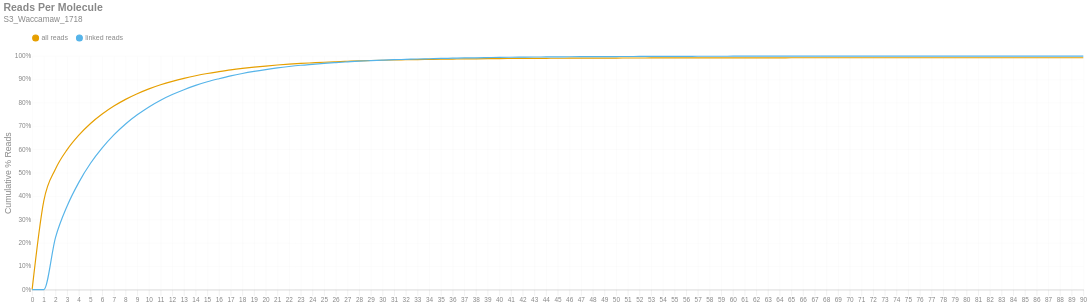

This figure's notebook cell:
### Markdown cell above
### Reads per Molecule
This chart shows the cumulative distribution of the number of reads per linked molecule. That is, how many alignments are associated with a unique molecule. This excludes the number of reads associated with invalid or absent linked-read barcodes. The `linked` histogram is the percentages recalculated when disregarding singletons.

### Code cell
if SKIPLR:
    print_html(f"Skipped")
else:
    counts = np.bincount(valids['reads'].cast(pl.Int64).to_numpy())
    weighted = counts * np.arange(len(counts))
    all_perc = weighted / n_reads
    linked_perc = weighted / n_linked_reads
    linked_perc[1] = 0
    binned_df = pl.DataFrame({
        'readsper': list(range(len(counts))),
        'all reads (cumsum)': np.cumsum(all_perc).tolist(),
        'linked reads (cumsum)': np.cumsum(linked_perc).tolist(),
    })

    with SafeRender(binned_df):
        (
            density_plot(binned_df, 'Reads Per Molecule', samplename, 'readspmol')
            .encode(
                x=alt.X('readsper:O', title=None).axis(labelAngle=0).scale(padding=0),
                y=alt.Y('value:Q', title='Cumulative % Reads').axis(format='%').stack(False),
                color=alt.Color("key:N").scale(domain=["all reads", "linked reads"]),
                tooltip=[
                    alt.Tooltip("key:N", title="Data Type"),
                    alt.Tooltip("readsper:O", title="Reads Per Molecule"),
                    alt.Tooltip("value:Q", format=".2%", title="% Reads (Cum.)")
                ]            
            )
        ).display()

### Figure 1 — Vega-Lite specification as saved in the notebook (floating-point values rounded to 4 significant figures)
{"width": "container", "height": 400, "config": {"title": {"anchor": "start", "dy": -15, "fontSize": 18, "color": "#888888", "subtitleColor": "#888888", "subtitleFontSize": 14}, "arc": {"fill": "#0072B2"}, "axis": {"domainColor": "#888888", "domainWidth": 0.5, "gridWidth": 0.2, "grid": false, "titleFontWeight": 400, "titleFontSize": 15, "labelFontSize": 11, "labelColor": "#888888", "tickColor": "#888888", "tickWidth": 0.2, "titleColor": "#888888"}, "axisBand": {"grid": false}, "axisX": {"grid": true, "tickSize": 10, "domainCap": "round"}, "axisY": {"domain": false, "grid": true, "tickSize": 0, "domainCap": "round"}, "background": "transparent", "header": {"labelFontSize": 15, "labelColor": "#888888", "titleFontSize": 15, "titleFontWeight": 600, "titleColor": "#888888"}, "legend": {"labelFont": "sans-serif", "labelFontSize": 12, "labelColor": "#888888", "symbolSize": 100, "symbolType": "circle", "titleFontSize": 12, "titlePadding": 10, "titleColor": "#888888", "title": null, "orient": "top"}, "range": {"category": ["#E69F00", "#56B4E9", "#009E73", "#F0E442", "#0072B2", "#D55E00", "#CC79A7", "#000000"], "diverging": ["#cfe8f3", "#a2d4ec", "#73bfe2", "#46abdb", "#1696d2", "#12719e"]}, "area": {"fill": "#0072B2", "fillOpacity": 0.7, "line": true, "strokeOpacity": 0.7}, "line": {"color": "#0072B2", "stroke": "#0072B2", "strokeWidth": 2}, "trail": {"color": "#0072B2", "stroke": "#0072B2", "strokeWidth": 0, "size": 1}, "point": {"filled": true, "fillOpacity": 1.0, "size": 95}, "text": {"color": "#888888", "fontSize": 11, "align": "right", "fontWeight": 400, "size": 11}, "bar": {"fill": "#0072B2", "stroke": null}, "view": {"stroke": null, "continuousWidth": 660, "continuousHeight": 400}}, "data": {"name": "data-09bbdd621bcfa9ce1ec17ca0f2e54cc2"}, "mark": {"type": "line", "interpolate": "monotone", "point": {"opacity": 0, "size": 275}}, "encoding": {"color": {"field": "key", "scale": {"domain": ["all reads", "linked reads"]}, "type": "nominal"}, "tooltip": [{"field": "key", "title": "Data Type", "type": "nominal"}, {"field": "readsper", "title": "Reads Per Molecule", "type": "ordinal"}, {"field": "value", "format": ".2%", "title": "% Reads (Cum.)", "type": "quantitative"}], "x": {"axis": {"labelAngle": 0}, "field": "readsper", "scale": {"padding": 0}, "title": null, "type": "ordinal"}, "y": {"axis": {"format": "%"}, "field": "value", "stack": false, "title": "Cumulative % Reads", "type": "quantitative"}}, "params": [{"name": "param_c36ac31b6afebe62", "select": {"type": "point", "fields": ["key"]}, "bind": "legend"}], "title": {"text": "Reads Per Molecule", "subtitle": "S3_Waccamaw_1718"}, "transform": [{"fold": ["all reads (cumsum)", "linked reads (cumsum)"]}, {"calculate": "replace(datum.key, ' (cumsum)', '')", "as": "key"}, {"filter": {"param": "param_c36ac31b6afebe62"}}], "usermeta": {"embedOptions": {"downloadFileName": "S3_Waccamaw_1718.readspmol"}}, "$schema": "https://vega.github.io/schema/vega-lite/v6.1.0.json", "datasets": {"data-09bbdd621bcfa9ce1ec17ca0f2e54cc2": [{"readsper": 0, "all reads (cumsum)": 0.0, "linked reads (cumsum)": 0.0}, {"readsper": 1, "all reads (cumsum)": 0.3798, "linked reads (cumsum)": 0.0}, {"readsper": 2, "all reads (cumsum)": 0.5164, "linked reads (cumsum)": 0.2228}, {"readsper": 3, "all reads (cumsum)": 0.5995, "linked reads (cumsum)": 0.3584}, {"readsper": 4, "all reads (cumsum)": 0.6614, "linked reads (cumsum)": 0.4594}, {"readsper": 5, "all reads (cumsum)": 0.7114, "linked reads (cumsum)": 0.541}, {"readsper": 6, "all reads (cumsum)": 0.7518, "linked reads (cumsum)": 0.6068}, {"readsper": 7, "all reads (cumsum)": 0.7859, "linked reads (cumsum)": 0.6624}, {"readsper": 8, "all reads (cumsum)": 0.8146, "linked reads (cumsum)": 0.7094}, {"readsper": 9, "all reads (cumsum)": 0.8386, "linked reads (cumsum)": 0.7485}, {"readsper": 10, "all reads (cumsum)": 0.8594, "linked reads (cumsum)": 0.7825}, {"readsper": 11, "all reads (cumsum)": 0.8771, "linked reads (cumsum)": 0.8112}, {"readsper": 12, "all reads (cumsum)": 0.8918, "linked reads (cumsum)": 0.8353}, {"readsper": 13, "all reads (cumsum)": 0.9046, "linked reads (cumsum)": 0.8561}, {"readsper": 14, "all reads (cumsum)": 0.9157, "linked reads (cumsum)": 0.8743}, {"readsper": 15, "all reads (cumsum)": 0.9253, "linked reads (cumsum)": 0.8898}, {"readsper": 16, "all reads (cumsum)": 0.9333, "linked reads (cumsum)": 0.903}, {"readsper": 17, "all reads (cumsum)": 0.9407, "linked reads (cumsum)": 0.9151}, {"readsper": 18, "all reads (cumsum)": 0.947, "linked reads (cumsum)": 0.9254}, {"readsper": 19, "all reads (cumsum)": 0.9524, "linked reads (cumsum)": 0.9342}, {"readsper": 20, "all reads (cumsum)": 0.9573, "linked reads (cumsum)": 0.942}, {"readsper": 21, "all reads (cumsum)": 0.9616, "linked reads (cumsum)": 0.9492}, {"readsper": 22, "all reads (cumsum)": 0.9653, "linked reads (cumsum)": 0.9552}, {"readsper": 23, "all reads (cumsum)": 0.9686, "linked reads (cumsum)": 0.9605}, {"readsper": 24, "all reads (cumsum)": 0.9712, "linked reads (cumsum)": 0.9647}, {"readsper": 25, "all reads (cumsum)": 0.9737, "linked reads (cumsum)": 0.9688}, {"readsper": 26, "all reads (cumsum)": 0.9757, "linked reads (cumsum)": 0.9722}, {"readsper": 27, "all reads (cumsum)": 0.9776, "linked reads (cumsum)": 0.9753}, {"readsper": 28, "all reads (cumsum)": 0.9795, "linked reads (cumsum)": 0.9783}, {"readsper": 29, "all reads (cumsum)": 0.9808, "linked reads (cumsum)": 0.9805}, {"readsper": 30, "all reads (cumsum)": 0.9821, "linked reads (cumsum)": 0.9826}, {"readsper": 31, "all reads (cumsum)": 0.9833, "linked reads (cumsum)": 0.9846}, {"readsper": 32, "all reads (cumsum)": 0.9842, "linked reads (cumsum)": 0.9859}, {"readsper": 33, "all reads (cumsum)": 0.9851, "linked reads (cumsum)": 0.9874}, {"readsper": 34, "all reads (cumsum)": 0.9858, "linked reads (cumsum)": 0.9886}, {"readsper": 35, "all reads (cumsum)": 0.9866, "linked reads (cumsum)": 0.9898}, {"readsper": 36, "all reads (cumsum)": 0.9872, "linked reads (cumsum)": 0.9908}, {"readsper": 37, "all reads (cumsum)": 0.9878, "linked reads (cumsum)": 0.9919}, {"readsper": 38, "all reads (cumsum)": 0.9883, "linked reads (cumsum)": 0.9926}, {"readsper": 39, "all reads (cumsum)": 0.9888, "linked reads (cumsum)": 0.9935}, {"readsper": 40, "all reads (cumsum)": 0.9893, "linked reads (cumsum)": 0.9943}, {"readsper": 41, "all reads (cumsum)": 0.9897, "linked reads (cumsum)": 0.9949}, {"readsper": 42, "all reads (cumsum)": 0.99, "linked reads (cumsum)": 0.9954}, {"readsper": 43, "all reads (cumsum)": 0.9903, "linked reads (cumsum)": 0.9959}, {"readsper": 44, "all reads (cumsum)": 0.9904, "linked reads (cumsum)": 0.9962}, {"readsper": 45, "all reads (cumsum)": 0.9906, "linked reads (cumsum)": 0.9965}, {"readsper": 46, "all reads (cumsum)": 0.991, "linked reads (cumsum)": 0.997}, {"readsper": 47, "all reads (cumsum)": 0.9912, "linked reads (cumsum)": 0.9973}, {"readsper": 48, "all reads (cumsum)": 0.9912, "linked reads (cumsum)": 0.9975}, {"readsper": 49, "all reads (cumsum)": 0.9914, "linked reads (cumsum)": 0.9977}, {"readsper": 50, "all reads (cumsum)": 0.9915, "linked reads (cumsum)": 0.9979}, {"readsper": 51, "all reads (cumsum)": 0.9917, "linked reads (cumsum)": 0.9982}, {"readsper": 52, "all reads (cumsum)": 0.9918, "linked reads (cumsum)": 0.9983}, {"readsper": 53, "all reads (cumsum)": 0.9919, "linked reads (cumsum)": 0.9986}, {"readsper": 54, "all reads (cumsum)": 0.992, "linked reads (cumsum)": 0.9987}, {"readsper": 55, "all reads (cumsum)": 0.9921, "linked reads (cumsum)": 0.9988}, {"readsper": 56, "all reads (cumsum)": 0.9921, "linked reads (cumsum)": 0.9989}, {"readsper": 57, "all reads (cumsum)": 0.9922, "linked reads (cumsum)": 0.9991}, {"readsper": 58, "all reads (cumsum)": 0.9923, "linked reads (cumsum)": 0.9992}, {"readsper": 59, "all reads (cumsum)": 0.9923, "linked reads (cumsum)": 0.9993}, {"readsper": 60, "all reads (cumsum)": 0.9924, "linked reads (cumsum)": 0.9994}, {"readsper": 61, "all reads (cumsum)": 0.9925, "linked reads (cumsum)": 0.9995}, {"readsper": 62, "all reads (cumsum)": 0.9926, "linked reads (cumsum)": 0.9996}, {"readsper": 63, "all reads (cumsum)": 0.9926, "linked reads (cumsum)": 0.9997}, {"readsper": 64, "all reads (cumsum)": 0.9926, "linked reads (cumsum)": 0.9997}, {"readsper": 65, "all reads (cumsum)": 0.9926, "linked reads (cumsum)": 0.9997}, {"readsper": 66, "all reads (cumsum)": 0.9926, "linked reads (cumsum)": 0.9997}, {"readsper": 67, "all reads (cumsum)": 0.9926, "linked reads (cumsum)": 0.9997}, {"readsper": 68, "all reads (cumsum)": 0.9926, "linked reads (cumsum)": 0.9997}, {"readsper": 69, "all reads (cumsum)": 0.9926, "linked reads (cumsum)": 0.9997}, {"readsper": 70, "all reads (cumsum)": 0.9927, "linked reads (cumsum)": 0.9999}, {"readsper": 71, "all reads (cumsum)": 0.9927, "linked reads (cumsum)": 0.9999}, {"readsper": 72, "all reads (cumsum)": 0.9927, "linked reads (cumsum)": 0.9999}, {"readsper": 73, "all reads (cumsum)": 0.9927, "linked reads (cumsum)": 0.9999}, {"readsper": 74, "all reads (cumsum)": 0.9927, "linked reads (cumsum)": 0.9999}, {"readsper": 75, "all reads (cumsum)": 0.9927, "linked reads (cumsum)": 0.9999}, {"readsper": 76, "all reads (cumsum)": 0.9927, "linked reads (cumsum)": 0.9999}, {"readsper": 77, "all reads (cumsum)": 0.9927, "linked reads (cumsum)": 0.9999}, {"readsper": 78, "all reads (cumsum)": 0.9927, "linked reads (cumsum)": 0.9999}, {"readsper": 79, "all reads (cumsum)": 0.9927, "linked reads (cumsum)": 0.9999}, {"readsper": 80, "all reads (cumsum)": 0.9928, "linked reads (cumsum)": 1.0}, {"readsper": 81, "all reads (cumsum)": 0.9928, "linked reads (cumsum)": 1.0}, {"readsper": 82, "all reads (cumsum)": 0.9928, "linked reads (cumsum)": 1.0}, {"readsper": 83, "all reads (cumsum)": 0.9928, "linked reads (cumsum)": 1.0}, {"readsper": 84, "all reads (cumsum)": 0.9928, "linked reads (cumsum)": 1.0}, {"readsper": 85, "all reads (cumsum)": 0.9928, "linked reads (cumsum)": 1.0}, {"readsper": 86, "all reads (cumsum)": 0.9928, "linked reads (cumsum)": 1.0}, {"readsper": 87, "all reads (cumsum)": 0.9928, "linked reads (cumsum)": 1.0}, {"readsper": 88, "all reads (cumsum)": 0.9928, "linked reads (cumsum)": 1.0}, {"readsper": 89, "all reads (cumsum)": 0.9928, "linked reads (cumsum)": 1.0}, {"readsper": 90, "all reads (cumsum)": 0.9928, "linked reads (cumsum)": 1.0}]}}
